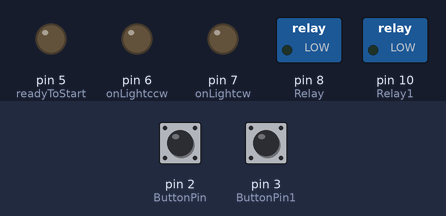
Bench run of a program on a simulated Arduino Uno, built with avr-gcc and run on an emulated ATmega328P. Shown: switched loads named in the program (green lamp = pin HIGH), output pins drawn as LEDs (lit = HIGH). The test bench sets the inputs (shaded band); at power-on: pin 2 (ButtonPin) HIGH, pin 3 (ButtonPin1) HIGH.

Above: at 1.2 s.
1.3 s: pin 2 (ButtonPin) pulled LOW for 0.15 s
At 1.8 s:
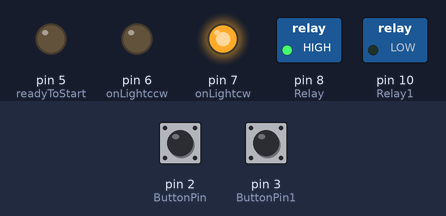
2.9 s: pin 2 (ButtonPin) pulled LOW for 1 s
At 4.3 s:
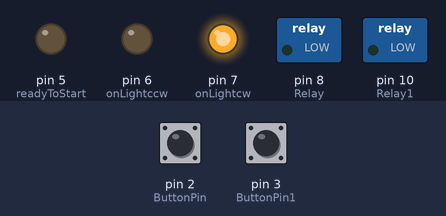
6.9 s: pin 3 (ButtonPin1) pulled LOW for 3.2 s
At 11.3 s:
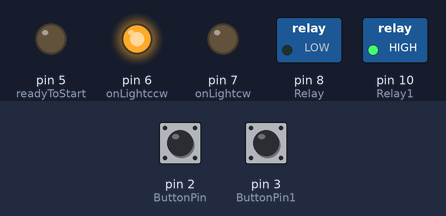
11.6 s: pin 3 (ButtonPin1) pulled LOW for 0.15 s
At 12.1 s:
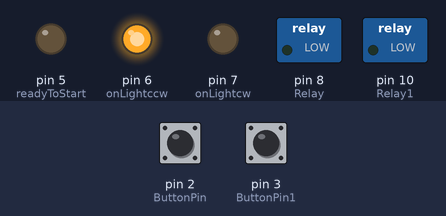
14.7 s: pin 2 (ButtonPin) pulled LOW for 3.2 s
At 18.6 s:
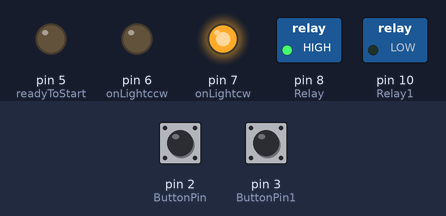
Timing chart, 0 to 20.1 s (numbered marks = the images above; inputs shaded):
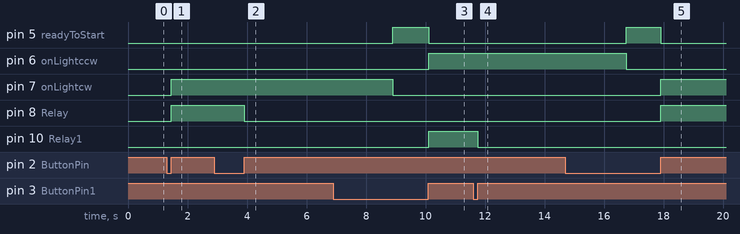

The program:

main.cpp
```cpp
#include <Arduino.h>

  // constants so it can't change:
const int Relay=8;
const int Relay1=10;
const int onLightcw=7;
const int onLightccw=6;
const int readyToStart=5;
const int ButtonPin=2;
const int ButtonPin1=3;

  // The variables can change
int RelayState=0; //Relay State memory
int RelayState1=0;
int ButtonState; //Button State memory
int ButtonOld=1; //Previous State of Button Memory
int Button1State;
int Button1Old=1;
int dt(50); //delay for correcting debounce
int spinDownDelay=5000; //delay for Motor spin down time

void setup() {
  // Setting inputs and outputs to the pins:
pinMode(Relay, OUTPUT); // set arduino pin to output mode
pinMode(Relay1, OUTPUT);// set arduino pin to output mode
pinMode(onLightccw,OUTPUT);
pinMode(onLightcw, OUTPUT);
pinMode(readyToStart, OUTPUT);
pinMode(ButtonPin, INPUT_PULLUP); // set arduino pin to input mode
pinMode(ButtonPin1, INPUT_PULLUP);// set arduino pin to input mode
}

void loop() { //CW
ButtonState=digitalRead(ButtonPin); //read ButtonState
Button1State=digitalRead(ButtonPin1);//read ButtonState
if (ButtonOld==0 && ButtonState==1 && RelayState1==0){ //Check logic states of both relays and intelock
  if (RelayState==0){ //If statment for requierment for start of Relay
    digitalWrite(Relay, HIGH); //Write Relaypin HIGH
    digitalWrite(onLightcw, HIGH); //light for motor spinning cw
    digitalWrite(Relay1, LOW); //interlock
    digitalWrite(readyToStart, LOW);
    RelayState=1; //Memory latch for Relay
  }
  else{ //else function for Writing low to both Relay
    digitalWrite(Relay, LOW);
    digitalWrite(Relay1, LOW);
    delay(spinDownDelay);  //delay for spindown of motor
    digitalWrite(onLightcw, LOW);
    digitalWrite(readyToStart, HIGH); //readyToStart light
    RelayState=0;
    RelayState1=0;
  }
}//CCW
else if (Button1Old==0 && Button1State==1 && RelayState==0){ //Check logic states of both relays and intelock
  if (RelayState1==0){ //If statment for requierment for start of Relay1
    digitalWrite(Relay1, HIGH);
    digitalWrite(onLightccw, HIGH); //light for spinning ccw
    digitalWrite(readyToStart, LOW);
    digitalWrite(Relay, LOW);
    RelayState1=1;

  }
  else{
    digitalWrite(Relay1, LOW);
    digitalWrite(Relay, LOW);
    delay(spinDownDelay);  //delay for motor spinning down
    digitalWrite(onLightccw, LOW);
    digitalWrite(readyToStart, HIGH); //light for ready for star
    RelayState1=0;
    RelayState=0;
  }
}
ButtonOld=ButtonState; //To make Buttonold remember the old posistion
Button1Old=Button1State;
delay(dt); //debounce correcting
}
```

Measured:
- after the input at 1.3 s, pin 7 (onLightcw), pin 8 (Relay): LOW → HIGH after 0.15 s
- after the input at 2.9 s, pin 8 (Relay): HIGH → LOW after 1.0 s
- after the input at 6.9 s, pin 6 (onLightccw), pin 10 (Relay1): LOW → HIGH after 3.2 s
- after the input at 11.6 s, pin 10 (Relay1): HIGH → LOW after 0.15 s
- after the input at 14.7 s, pin 7 (onLightcw), pin 8 (Relay): LOW → HIGH after 3.2 s
